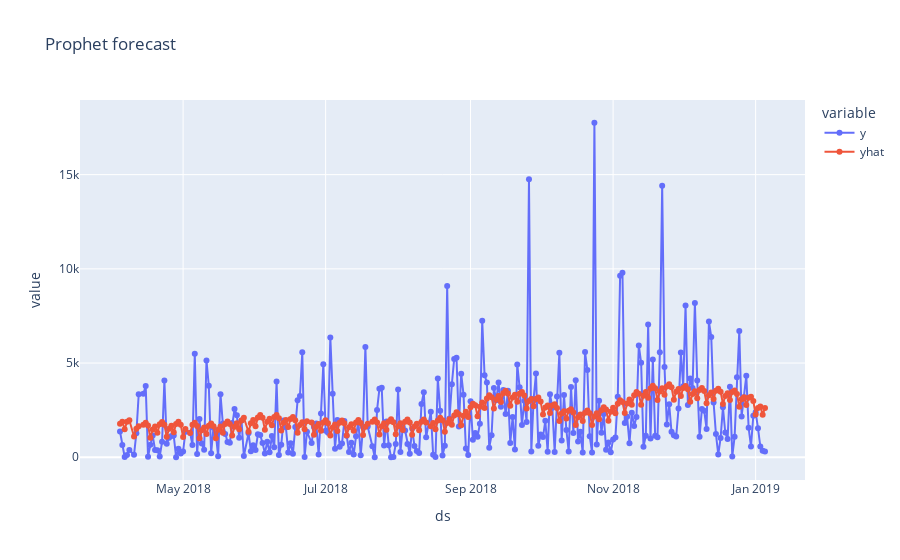

Notebook code cell kept with this figure:
### Code cell
fig = px.line(benchmark_df, x='ds', y=["y", "yhat"], markers=True, title="Prophet forecast")
fig.show()

### Figure 1 — Plotly figure (JSON) as saved in the notebook; plotly's stock layout.template omitted (floating-point values rounded to 4 significant figures; data arrays with more than 128 entries replaced by an {"elided": "..."} marker saying what was removed)
{"data": [{"hovertemplate": "variable=y<br>ds=%{x}<br>value=%{y}<extra></extra>", "legendgroup": "y", "line": {"color": "#636efa", "dash": "solid"}, "marker": {"symbol": "circle"}, "mode": "lines+markers", "name": "y", "orientation": "v", "showlegend": true, "type": "scatter", "x": {"elided": "270 str values"}, "xaxis": "x", "y": {"elided": "270 float values"}, "yaxis": "y"}, {"hovertemplate": "variable=yhat<br>ds=%{x}<br>value=%{y}<extra></extra>", "legendgroup": "yhat", "line": {"color": "#EF553B", "dash": "solid"}, "marker": {"symbol": "circle"}, "mode": "lines+markers", "name": "yhat", "orientation": "v", "showlegend": true, "type": "scatter", "x": {"elided": "270 str values"}, "xaxis": "x", "y": {"elided": "270 float values"}, "yaxis": "y"}], "layout": {"legend": {"title": {"text": "variable"}, "tracegroupgap": 0}, "title": {"text": "Prophet forecast"}, "xaxis": {"anchor": "y", "domain": [0, 1], "title": {"text": "ds"}}, "yaxis": {"anchor": "x", "domain": [0, 1], "title": {"text": "value"}}}}
